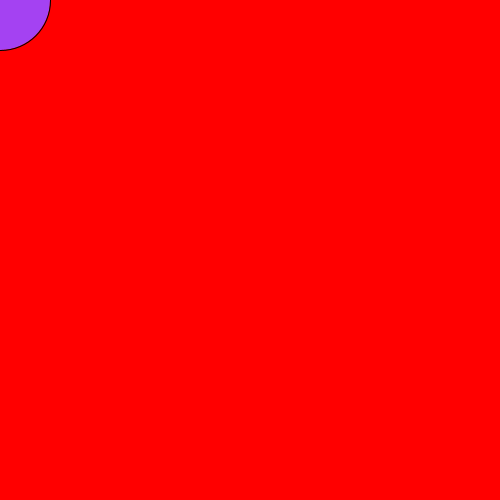
Frame 1 (no input)
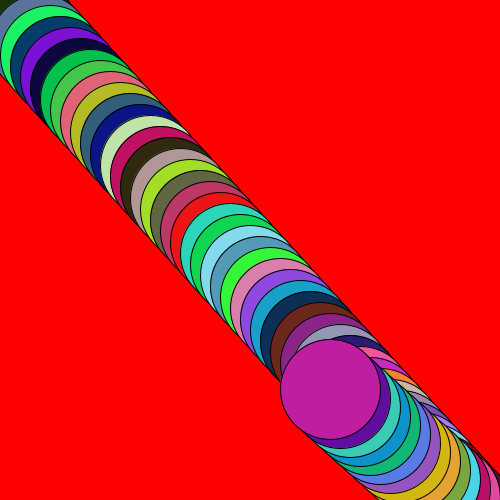
Frame 60 (the mouse pressed at the canvas centre just before this capture)
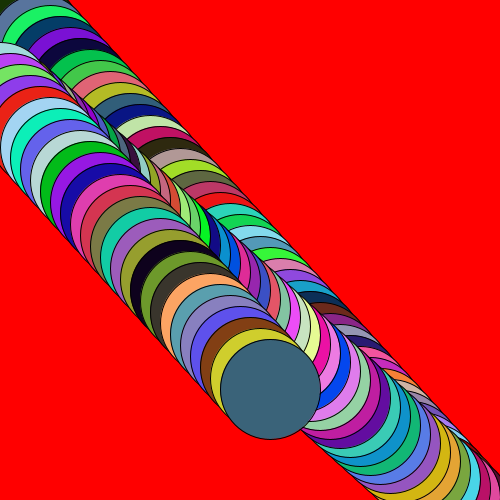
Frame 120 (the mouse held since frame 60 and released just before this capture)

The Processing sketch that drew these frames (run headless with seeded random() and noise(); from frame 60 on, the mouse is pressed at the canvas centre):

// Processing sketch: Pre_Test_Project
// ── Pre_Test_Project.pde
// setup function
int xPosition = 0;
int yPosition = 0;
int speed = 10;
void setup()
{
size(500, 500 );
background( 255,0,0 );
}

void draw() 
{
  fill(random(0, 255),random(0, 255),random(0, 255));
  ellipse( xPosition, yPosition, 100, 100);
  xPosition = xPosition + speed;
  yPosition = yPosition + speed+1;
  if( xPosition >= width || yPosition >= height )
  {
    speed = speed * -1;
  }
  if( xPosition <= 0 || yPosition <= 0 )
  {
    speed = speed * -1;
  }
  
}










//float randomNumber1 = random(0, 255);
//float randomNumber2 = random(0, 255);
//float randomNumber3 = random(0, 255);
//fill(randomNumber1, randomNumber2, randomNumber3);
//rect( width*.5 -200,height*.5-200, 400, 400);
//fill(random(0, 255),random(0, 255),random(0, 255));
//ellipse( width*.5, height*.5, 400, 400);
//fill(random(0, 255),random(0, 255),random(0, 255));
//ellipse( width*.5, height*.5, 200, 200);
